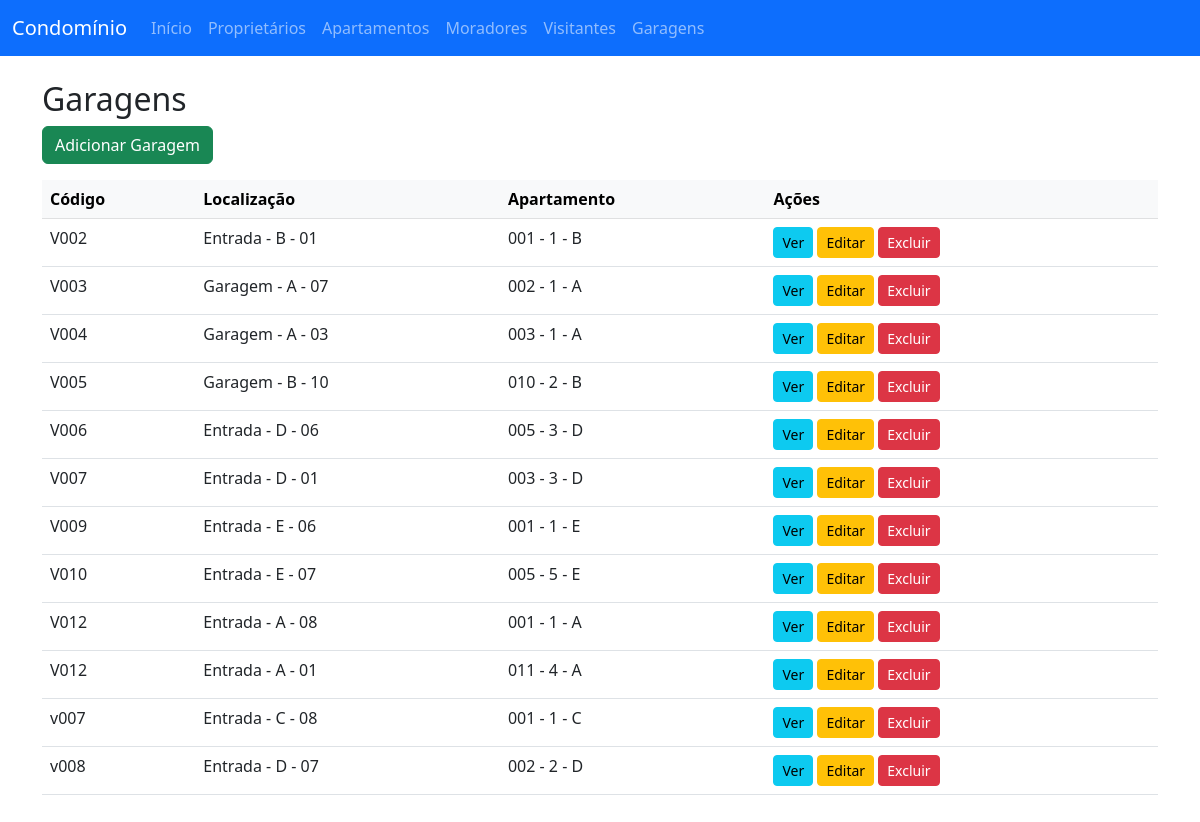
/garagens/garagem/, run on the app's committed database.
### garagens/models.py (models this page shows, shortened)
class VagaEstacionamento(models.Model):
    codigo = models.CharField(max_length=10)
    apartamento = models.OneToOneField(Apartamento, on_delete=models.CASCADE, related_name='vaga_estacionamento')
    localizacao = models.CharField(max_length=50)

### apartamentos/models.py (models this page shows)
class Apartamento(models.Model):
    numero = models.CharField(max_length=10, verbose_name="Número do Apartamento")
    andar = models.IntegerField(blank=True, null=True, verbose_name="Andar")
    bloco = models.CharField(max_length=10, verbose_name="Bloco/Torre")
    status = models.BooleanField(default=True, verbose_name="Status")
    proprietario = models.ForeignKey(Proprietario, on_delete=models.SET_NULL,
                   null=True,
                   blank=True,
                   related_name="proprietario_apartamento")
    data_criacao = models.DateTimeField(auto_now_add=True)
    data_atualizacao = models.DateTimeField(auto_now=True)
    class Meta:
        verbose_name = "Apartamento"
        verbose_name_plural = "Apartamentos"
        ordering = ["andar", "numero"]
        constraints = [
        models.UniqueConstraint(fields=['numero', 'bloco'], name='unique_numero_bloco')
    ]
    def __str__(self):
        bloco_str = f" - {self.bloco}" if self.bloco else ""
        andar_str = f" - {self.andar}" if self.andar else ""
        return f"{self.numero}{andar_str}{bloco_str}"

### garagens/views.py (the view)
# urls.py: path('garagem/', VagaEstacionamentoListView.as_view(), name='vagaestacionamento_list'),
class VagaEstacionamentoListView(ListView):
    model = VagaEstacionamento
    template_name = 'garagens/vagaestacionamento_list.html'
    context_object_name = 'vagaestacionamentos'
    ordering = ['codigo']  # Ordena por código da vaga de estacionamento

### garagens/templates/garagens/vagaestacionamento_list.html (shortened to what this page needs)
{% extends 'proprietarios/base.html' %}
{% block content %}
<h2>Garagens</h2>
<a href="{% url 'vagaestacionamento_create' %}" class="btn btn-success mb-3">Adicionar Garagem</a>
<table class="table table-hover">
    <thead class="table-light">
        <tr>
            <th>Código</th>
            <th>Localização</th>
            <th>Apartamento</th>
            <th>Ações</th>
        </tr>
    </thead>
    <tbody>
    {% for vagaestacionamento in vagaestacionamentos %}
        <tr>
            <td>{{ vagaestacionamento.codigo }} </td>
            <td>{{ vagaestacionamento.localizacao }}</td>
            <td>{{ vagaestacionamento.apartamento }}</td>
            <td>
                <a class="btn btn-sm btn-info" href="{% url 'vagaestacionamento_detail' vagaestacionamento.pk %}">Ver</a>
                <a class="btn btn-sm btn-warning" href="{% url 'vagaestacionamento_update' vagaestacionamento.pk %}">Editar</a>
                <a class="btn btn-sm btn-danger" href="{% url 'vagaestacionamento_delete' vagaestacionamento.pk %}">Excluir</a>
            </td>
        </tr>
    {% empty %}
        <tr><td colspan="4">Nenhuma Garagem Cadastrado.</td></tr>
    {% endfor %}
    </tbody>
</table>
{% endblock %}

### data on the page
VagaEstacionamento: codigo "V002", localizacao "Entrada - B - 01", apartamento "001 - 1 - B"
VagaEstacionamento: codigo "V003", localizacao "Garagem - A - 07", apartamento "002 - 1 - A"
VagaEstacionamento: codigo "V004", localizacao "Garagem - A - 03", apartamento "003 - 1 - A"
VagaEstacionamento: codigo "V005", localizacao "Garagem - B - 10", apartamento "010 - 2 - B"
VagaEstacionamento: codigo "V006", localizacao "Entrada - D - 06", apartamento "005 - 3 - D"
VagaEstacionamento: codigo "V007", localizacao "Entrada - D - 01", apartamento "003 - 3 - D"
VagaEstacionamento: codigo "V009", localizacao "Entrada - E - 06", apartamento "001 - 1 - E"
VagaEstacionamento: codigo "V010", localizacao "Entrada - E - 07", apartamento "005 - 5 - E"
VagaEstacionamento: codigo "V012", localizacao "Entrada - A - 08", apartamento "001 - 1 - A"
VagaEstacionamento: codigo "V012", localizacao "Entrada - A - 01", apartamento "011 - 4 - A"
VagaEstacionamento: codigo "v007", localizacao "Entrada - C - 08", apartamento "001 - 1 - C"
VagaEstacionamento: codigo "v008", localizacao "Entrada - D - 07", apartamento "002 - 2 - D"
